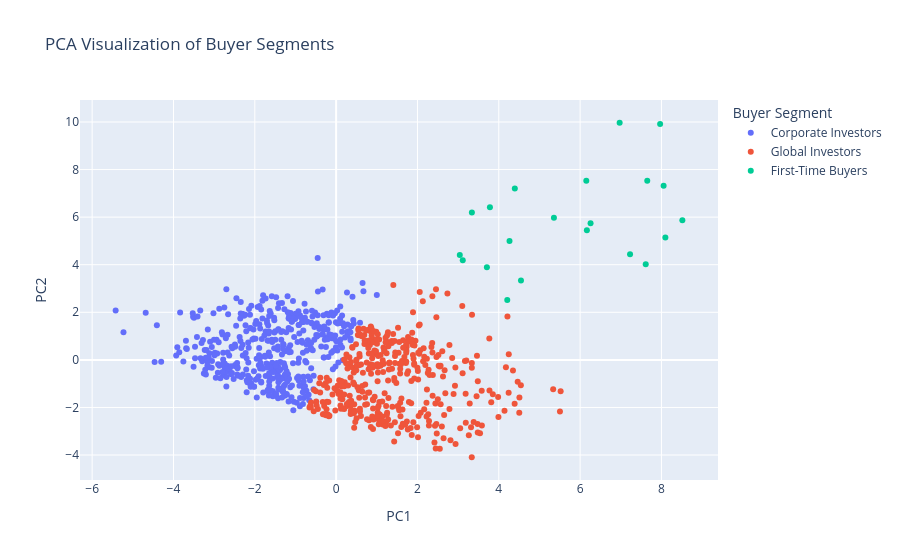

The code cell stored with this chart in its notebook:
### Code cell
pca = PCA(n_components=2)
components = pca.fit_transform(X)

pca_df = pd.DataFrame({
    'PC1': components[:,0],
    'PC2': components[:,1],
    'Buyer Segment': buyer_profile['buyer_segment']
})

fig = px.scatter(
    pca_df,
    x='PC1',
    y='PC2',
    color='Buyer Segment',
    title='PCA Visualization of Buyer Segments'
)

fig.show()

fig.write_image(
    '../reports/figures/clustering/pca_clusters.png',
    scale=2
)

print('PCA plot saved.')

### Figure 1 — Plotly figure (JSON) as saved in the notebook; plotly's stock layout.template omitted (floating-point values rounded to 4 significant figures; data arrays with more than 128 entries replaced by an {"elided": "..."} marker saying what was removed)
{"data": [{"hovertemplate": "Buyer Segment=Corporate Investors<br>PC1=%{x}<br>PC2=%{y}<extra></extra>", "legendgroup": "Corporate Investors", "marker": {"color": "#636efa", "symbol": "circle"}, "mode": "markers", "name": "Corporate Investors", "orientation": "v", "showlegend": true, "type": "scatter", "x": {"elided": "443 float values"}, "xaxis": "x", "y": {"elided": "443 float values"}, "yaxis": "y"}, {"hovertemplate": "Buyer Segment=Global Investors<br>PC1=%{x}<br>PC2=%{y}<extra></extra>", "legendgroup": "Global Investors", "marker": {"color": "#EF553B", "symbol": "circle"}, "mode": "markers", "name": "Global Investors", "orientation": "v", "showlegend": true, "type": "scatter", "x": {"elided": "391 float values"}, "xaxis": "x", "y": {"elided": "391 float values"}, "yaxis": "y"}, {"hovertemplate": "Buyer Segment=First-Time Buyers<br>PC1=%{x}<br>PC2=%{y}<extra></extra>", "legendgroup": "First-Time Buyers", "marker": {"color": "#00cc96", "symbol": "circle"}, "mode": "markers", "name": "First-Time Buyers", "orientation": "v", "showlegend": true, "type": "scatter", "x": [3.114, 3.041, 7.967, 4.546, 3.708, 4.208, 6.152, 8.053, 6.972, 7.228, 5.356, 3.782, 8.097, 6.257, 6.166, 8.514, 4.264, 4.394, 7.613, 3.339, 7.651], "xaxis": "x", "y": [4.191, 4.403, 9.916, 3.335, 3.893, 2.52, 7.534, 7.314, 9.967, 4.443, 5.974, 6.414, 5.14, 5.738, 5.451, 5.872, 4.997, 7.206, 4.02, 6.195, 7.53], "yaxis": "y"}], "layout": {"legend": {"title": {"text": "Buyer Segment"}, "tracegroupgap": 0}, "title": {"text": "PCA Visualization of Buyer Segments"}, "xaxis": {"anchor": "y", "domain": [0, 1], "title": {"text": "PC1"}}, "yaxis": {"anchor": "x", "domain": [0, 1], "title": {"text": "PC2"}}}}
